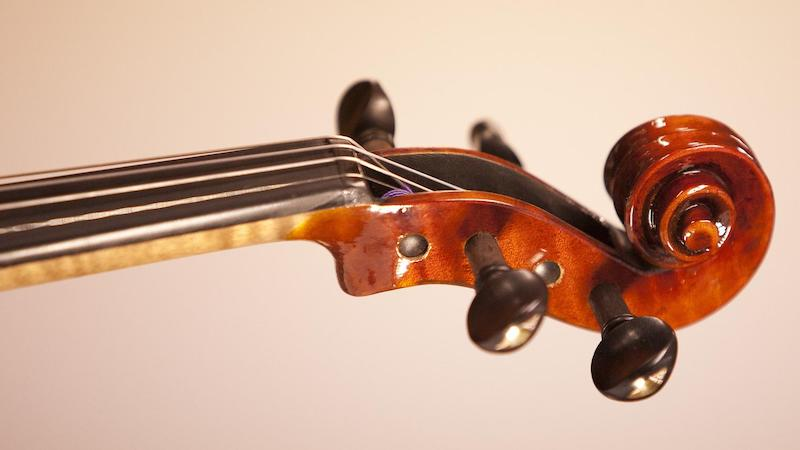
#> input picture AI Assignments/data/scroll.jpg, 800 x 450 px
$ python 'Mini Task 1A.py'
#> lines starting #> are read from the running program, lines starting #| are printed output that depends on the picture; after the words box and inside, x2 and y2 are one past the last pixel; in counts of white or black regions, pixels touching at a corner belong together
import numpy as np
import matplotlib.pyplot as plt
import cv2

if __name__ == "__main__":
    img_raw = cv2.imread('data/scroll.jpg', cv2.IMREAD_GRAYSCALE)
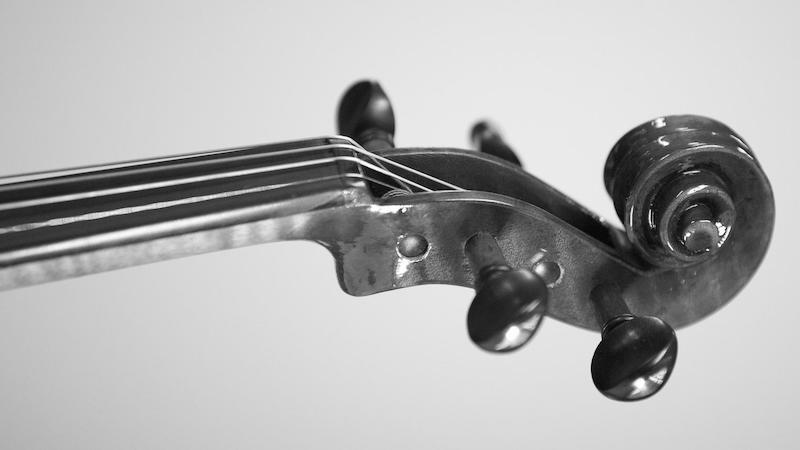
#> img_raw: shape (450, 800); min 0, max 255, mean 175.5

    img_blurred = cv2.GaussianBlur(img_raw, (7, 7), 0)
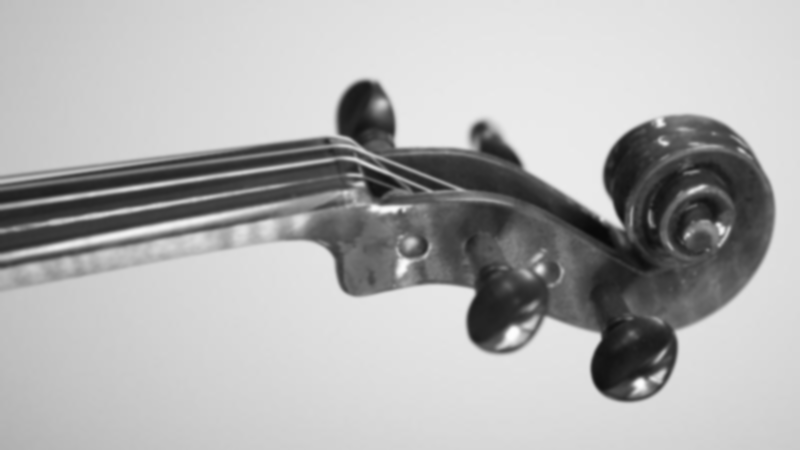
#> img_blurred: shape (450, 800); min 10, max 253, mean 175.5
    img_canny = cv2.Canny(img_blurred, 50, 150)
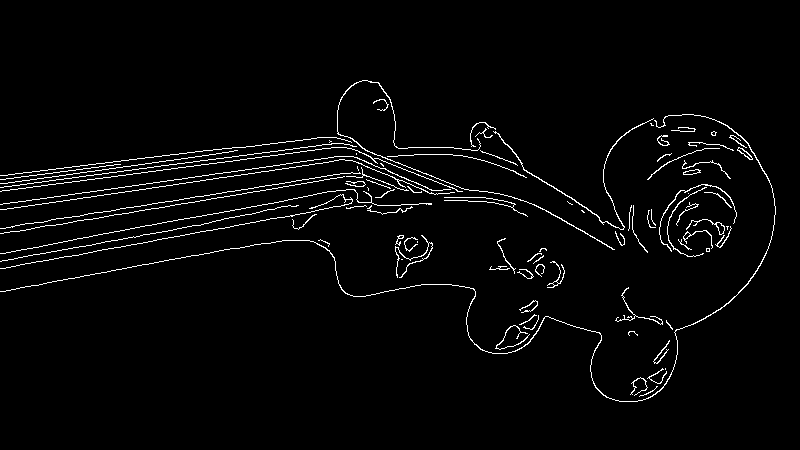
#> img_canny: shape (450, 800); 2.8% white in thin lines or dots, all inside (x1, y1, x2, y2) = (0, 80, 776, 402)
    img_thresh = cv2.threshold(img_canny, 127, 255, cv2.THRESH_BINARY)[1]

    fig, axes = plt.subplots(2, 2, figsize=(15, 5))
    axes = axes.ravel()

    axes[0].imshow(img_raw, cmap='gray')
    axes[0].set_title('Original Image')

    axes[1].imshow(img_blurred, cmap='gray')
    axes[1].set_title('Blurred Image')

    axes[2].imshow(img_canny, cmap='gray')
    axes[2].set_title('Canny Edges')

    axes[3].imshow(img_thresh, cmap='gray')
    axes[3].set_title('Thresholded Image')

    plt.tight_layout()
    plt.show()
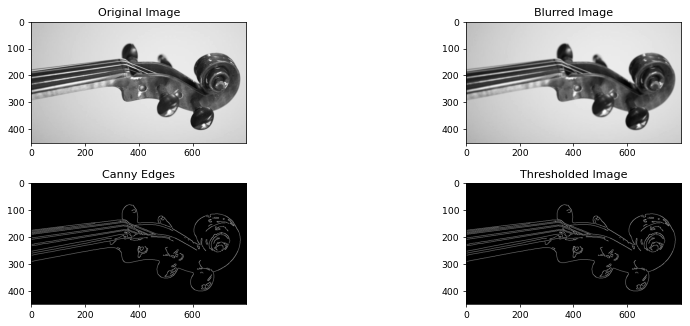
#> figure drawn by matplotlib, 4 panels
